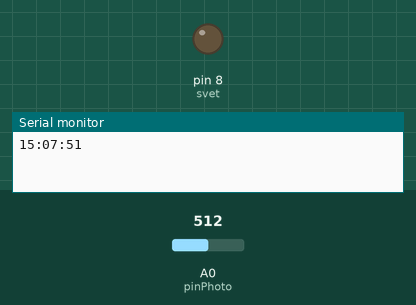
Simulated run of this sketch. Board: Arduino Uno, built with avr-gcc and run on an emulated ATmega328P. On the bench: output pins drawn as LEDs (lit = HIGH), the last lines printed to the serial monitor. The inputs (shaded band) are chosen by the test bench; at power-on: A0 (pinPhoto) = 512. The local clock reads 2024-03-15 10:24:30 at power-on unless the sketch sets it.

Above: at 0.1 s.
At 1.1 s:
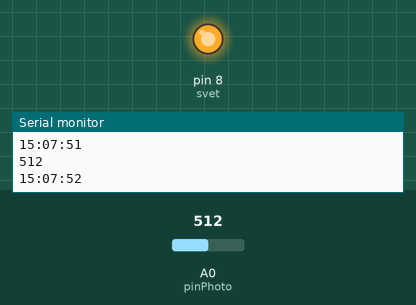
Timing chart, 0 to 2.6 s (numbered marks = the images above):
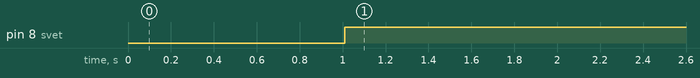

The sketch:

main.ino
```cpp
#include <DS1302.h>

const int pinPhoto = A0;
int raw = 0;
DS1302 rtc(3, 2, 4);
int svet = 8;
Time t;

void setup() {
	pinMode( pinPhoto, INPUT );
	pinMode(svet,OUTPUT);
	rtc.halt(false);
	rtc.writeProtect(false);
	Serial.begin(9600);
	rtc.setTime(15,07,51);
	Serial.begin(9600);
}
void loop() {
	raw = analogRead( pinPhoto );
	Serial.println(rtc.getTimeStr());
	delay (1000);
	Serial.println(analogRead(0));
	t = rtc.getTime();
	if (t.hour >= 8 && t.hour <= 20 && raw < 100){
		digitalWrite(svet,LOW  );
	}
	else {
		digitalWrite(svet,HIGH);
	}
}
```

Measured:
- by itself, pin 8 (svet): LOW → HIGH at 1.0 s
